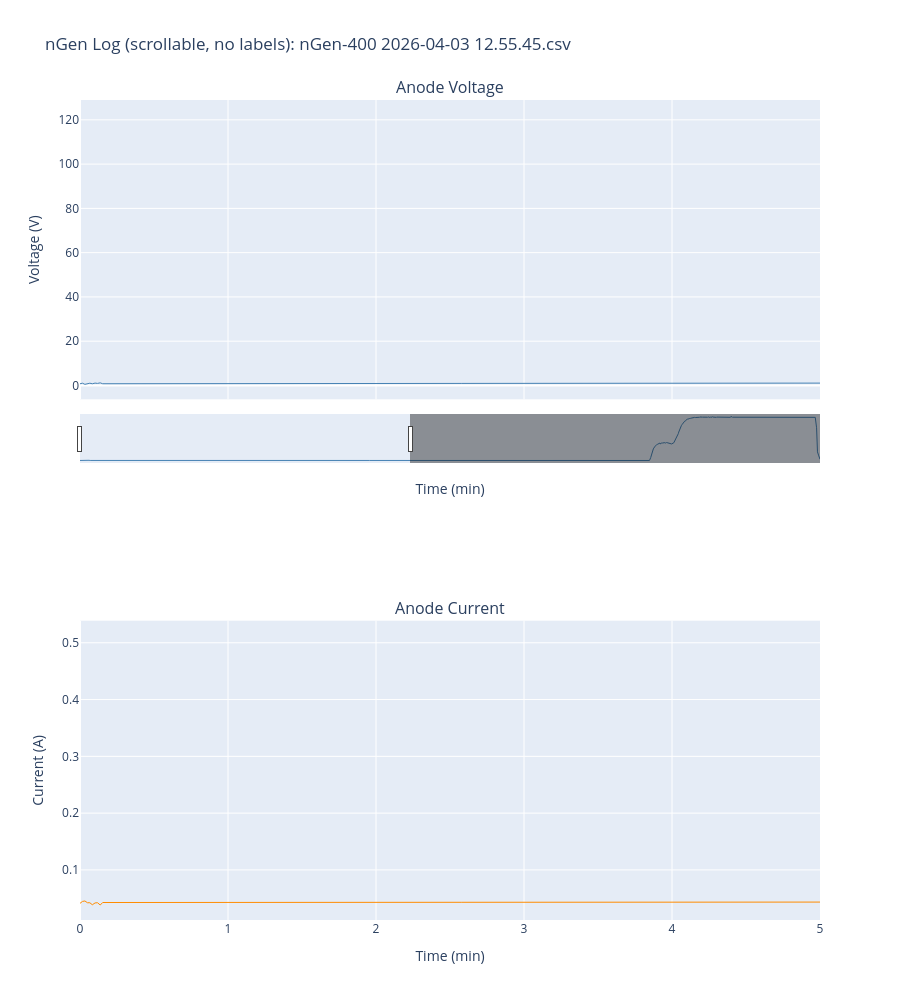

The code cell stored with this chart in its notebook:
### Code cell
# Scrollable plot — event lines only, no text annotations
fig_clean = make_subplots(
    rows=2, cols=1,
    shared_xaxes=True,
    subplot_titles=('Anode Voltage', 'Anode Current'),
    vertical_spacing=0.27
)

fig_clean.add_trace(
    go.Scatter(x=df['Time (min)'], y=df['Anode Voltage'],
               mode='lines', name='Anode Voltage',
               line=dict(color='steelblue', width=1)),
    row=1, col=1
)
fig_clean.add_trace(
    go.Scatter(x=df['Time (min)'], y=df['Anode Current'],
               mode='lines', name='Anode Current',
               line=dict(color='darkorange', width=1)),
    row=2, col=1
)

fig_clean.update_layout(
    title=f'nGen Log (scrollable, no labels): {os.path.basename(file_dropdown.value)}',
    height=1000,
    xaxis=dict(
        range=[t_min, t_min + window_min],
        rangeslider=dict(visible=True, thickness=0.06),
        title='Time (min)'
    ),
    xaxis2=dict(
        range=[t_min, t_min + window_min],
        title='Time (min)'
    ),
    yaxis=dict(title='Voltage (V)'),
    yaxis2=dict(title='Current (A)'),
    showlegend=False
)

fig_clean.show()

### Figure 1 — Plotly figure (JSON) as saved in the notebook; plotly's stock layout.template omitted (floating-point values rounded to 4 significant figures; data arrays with more than 128 entries replaced by an {"elided": "..."} marker saying what was removed)
{"data": [{"line": {"color": "steelblue", "width": 1}, "mode": "lines", "name": "Anode Voltage", "type": "scatter", "x": {"elided": "379 float values"}, "xaxis": "x", "y": {"elided": "379 float values"}, "yaxis": "y"}, {"line": {"color": "darkorange", "width": 1}, "mode": "lines", "name": "Anode Current", "type": "scatter", "x": {"elided": "379 float values"}, "xaxis": "x2", "y": {"elided": "379 float values"}, "yaxis": "y2"}], "layout": {"annotations": [{"font": {"size": 16}, "showarrow": false, "text": "Anode Voltage", "x": 0.5, "xanchor": "center", "xref": "paper", "y": 1, "yanchor": "bottom", "yref": "paper"}, {"font": {"size": 16}, "showarrow": false, "text": "Anode Current", "x": 0.5, "xanchor": "center", "xref": "paper", "y": 0.365, "yanchor": "bottom", "yref": "paper"}], "height": 1000, "showlegend": false, "title": {"text": "nGen Log (scrollable, no labels): nGen-400 2026-04-03 12.55.45.csv"}, "xaxis": {"anchor": "y", "domain": [0, 1], "matches": "x2", "range": [0, 5], "rangeslider": {"thickness": 0.06, "visible": true}, "showticklabels": false, "title": {"text": "Time (min)"}}, "xaxis2": {"anchor": "y2", "domain": [0, 1], "range": [0, 5], "title": {"text": "Time (min)"}}, "yaxis": {"anchor": "x", "domain": [0.635, 1], "title": {"text": "Voltage (V)"}}, "yaxis2": {"anchor": "x2", "domain": [0, 0.365], "title": {"text": "Current (A)"}}}}
